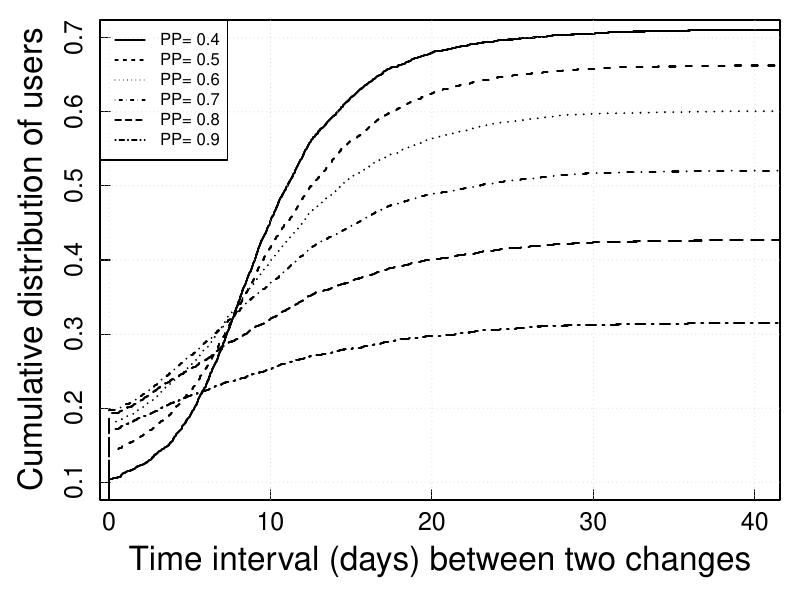

The R source for this figure:
pros <- seq(0.4, 0.9, by=0.1)
rlist <- list()
for ( prob in pros ){
  cfs <- c()
  for ( i in seq(length(dataList)) ){
    # get one user's data
    oneu <- dataList[[i]]
    # cal median time of pattern set
    pstime <- (oneu$stime + oneu$etime)/2
    if ( length(pstime) < 3 )
      next
    # get change point timestamps
    cpts <- pstime[oneu$pp>=prob]
    cpts <- cpts[1:length(cpts)-1] # remove last NA
    if (length(cpts) == 0)
      cf <- 365
    else{
      cpts.min <- range(cpts, na.rm=TRUE)[1]
      cpts.max <- range(cpts, na.rm=TRUE)[2]
      # cal change frequency
      cf <- (cpts.max-cpts.min)/3600/24/ length(cpts) # days/change
    }
    cfs[length(cfs)+1] <- cf
  }
  rlist[[length(rlist)+1]] <- cfs
}

library(Hmisc)
pdf("statChangeCDF.pdf", height=6, width=8)
par(mar=c(5,5,1,1), mgp=c(2.7,0.7,0), cex.axis=1.5, cex.lab=2)
ltypes <- seq(1, length(pros))
for( typ in ltypes ){
  if ( typ == 1 ){
    Ecdf(rlist[[typ]], xaxt='n', yaxt='n', 
         xlab="Time interval (days) between two changes", 
         ylab="Cumulative distribution of users",
         subtitles=FALSE,
         xlim=c(1, 40), ylim=c(0.1,0.7), lwd=2, lty=typ)
    axis(1, tcl=0.5)
    axis(2, tcl=0.5)
    grid()
  } else{
    Ecdf(rlist[[typ]], lwd=2, lty=typ, add=TRUE, subtitles=FALSE)
  }
}
exps <- paste("PP=", pros)
legend("topleft", exps, lty=ltypes)
dev.off()
